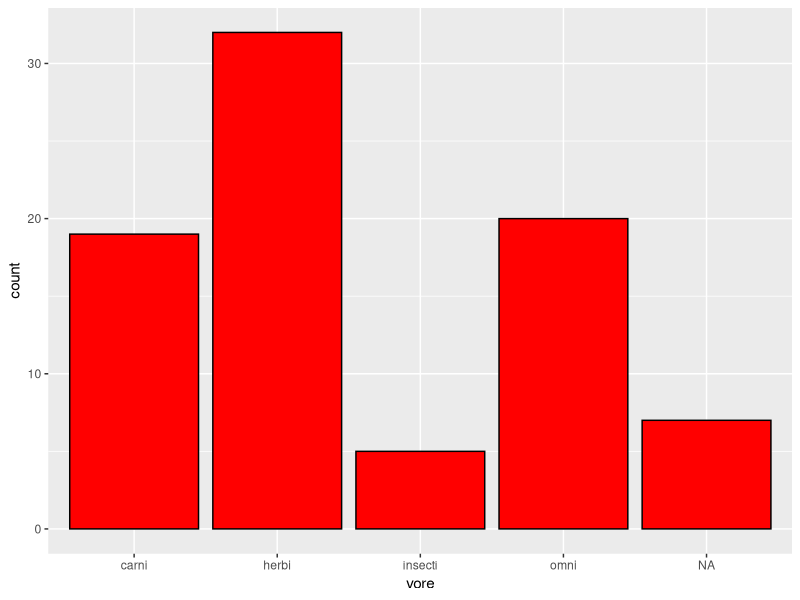
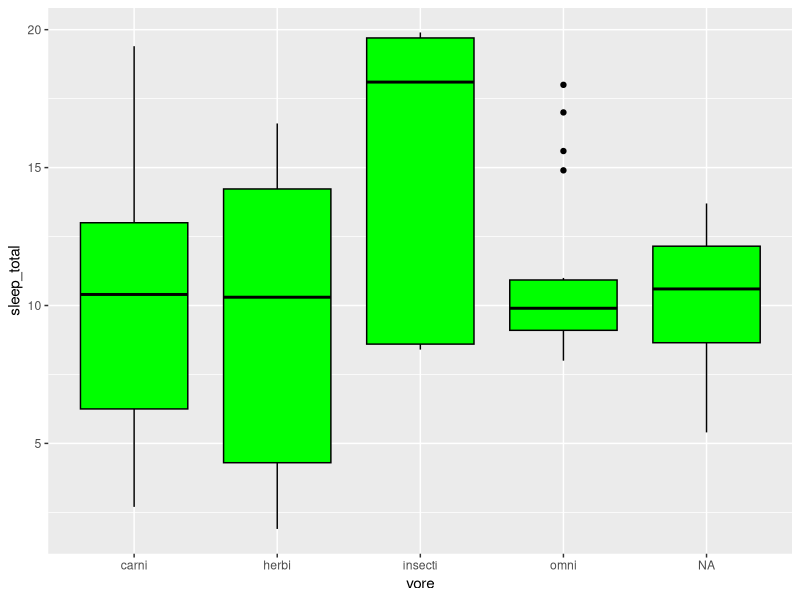
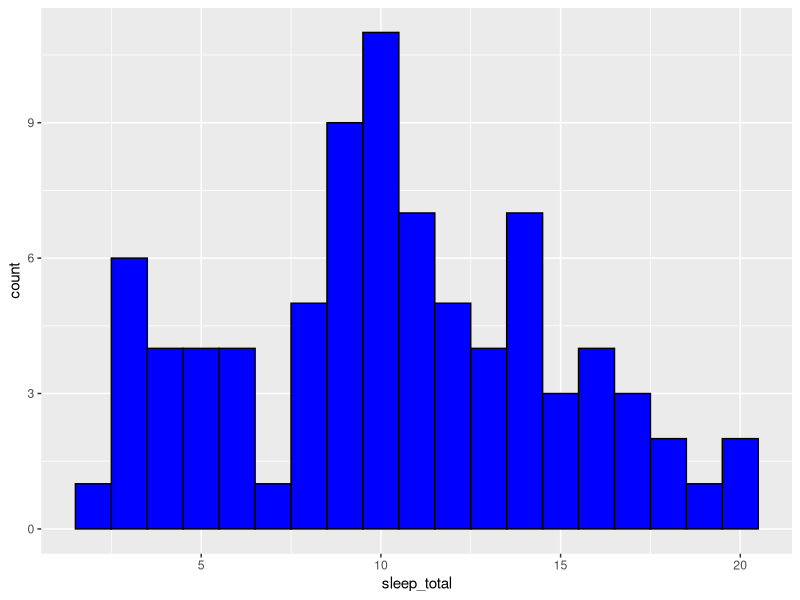
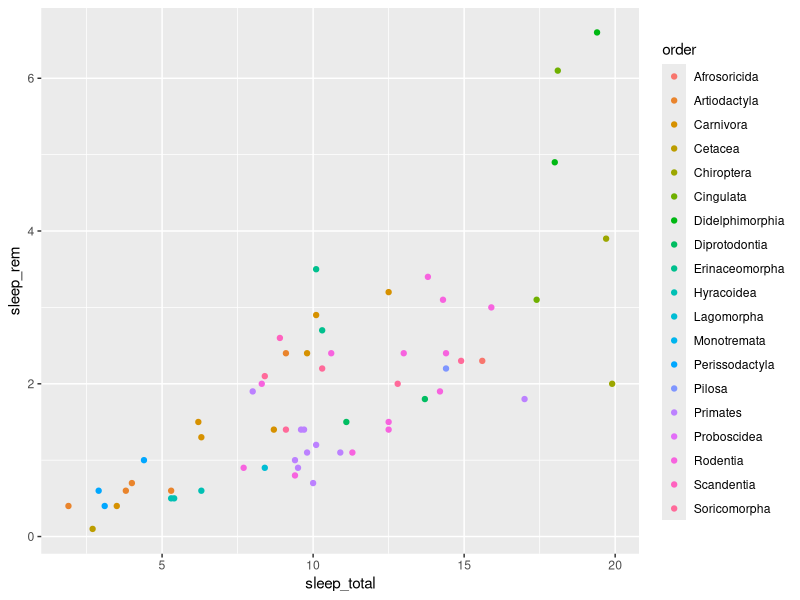
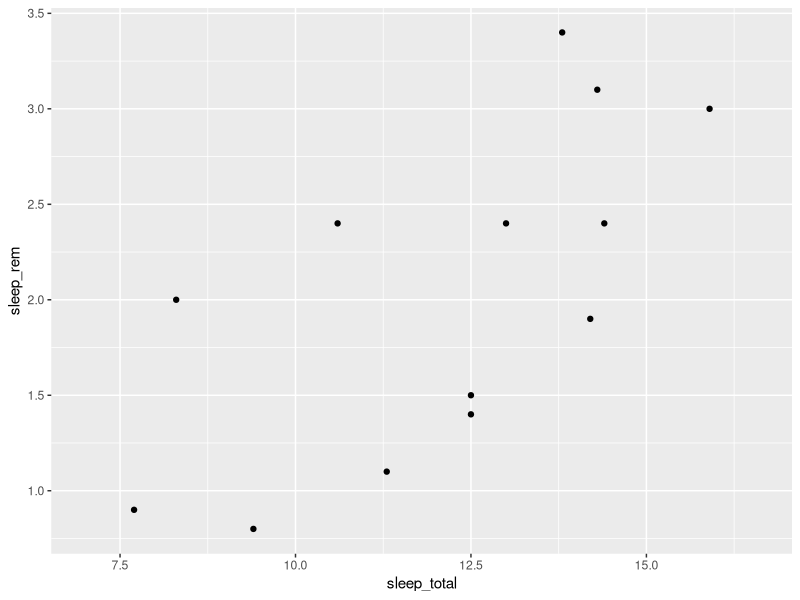

Generate these figures, in order, with R:
library(tidyverse)
data(msleep)
?msleep

# 1. Convert into factor
msleep <- msleep %>%
  mutate(
    genus = as.factor(genus),
    vore = as.factor(vore),
    order = as.factor(order),
    conservation = as.factor(conservation)
  )


# 2. Shortest sleep time
shortest_sleep_animal <- msleep %>% arrange(sleep_total) %>% slice(1)
shortest_sleep <- shortest_sleep_animal$sleep_total
shortest_sleep_mammal <- shortest_sleep_animal$name


# 3. Most missing
missing_data <- colSums(is.na(msleep))
most_missing <- names(which.max(missing_data))
missing_values <- max(missing_data)


# 4. Correlations
numeric_cols <- sapply(msleep, is.numeric)
correlations <- cor(msleep[, numeric_cols], use = "pairwise.complete.obs")


# 5. Highest correlation
# Create a copy for modification
correlations2 <- correlations
correlations2[upper.tri(correlations2, diag = TRUE)] <- NA

correlations2["sleep_total", "awake"] <- NA
correlations2["awake", "sleep_total"] <- NA

flat_corr <- as.vector(correlations2)
flat_corr <- flat_corr[!is.na(flat_corr)]

sorted_corr <- sort(flat_corr, decreasing = TRUE)

# The highest correlation
highest_corr <- sorted_corr[1]


# 6. Sleep time distribution
sleep_histogram <- ggplot(msleep, aes(x = sleep_total)) +
  geom_histogram(binwidth = 1, fill = "blue", color = "black")


# 7. Bar chart for food categories
food_barchart <- ggplot(msleep, aes(x = vore)) +
  geom_bar(fill = "red", color = "black")


# 8. Grouped box plot for sleep time
sleep_boxplot <- ggplot(msleep, aes(x = vore, y = sleep_total)) +
  geom_boxplot(fill = "green", color = "black")


# 9. Longest average sleep time
average_sleep <- aggregate(sleep_total ~ vore, data = msleep, mean, na.rm = TRUE)
highest_average <- max(average_sleep$sleep_total, na.rm = TRUE)


# 10. REM sleep vs. total sleep, colored by order
sleep_scatterplot <- ggplot(msleep, aes(x = sleep_total, y = sleep_rem, color = order)) +
  geom_point(na.rm = TRUE) 


# 11. REM sleep vs. total sleep for the order most common in the data
common_order <- names(which.max(table(msleep$order)))
sleep_scatterplot2 <- ggplot(msleep %>% filter(order == common_order), aes(x = sleep_total, y = sleep_rem)) +
  geom_point(na.rm = TRUE)


